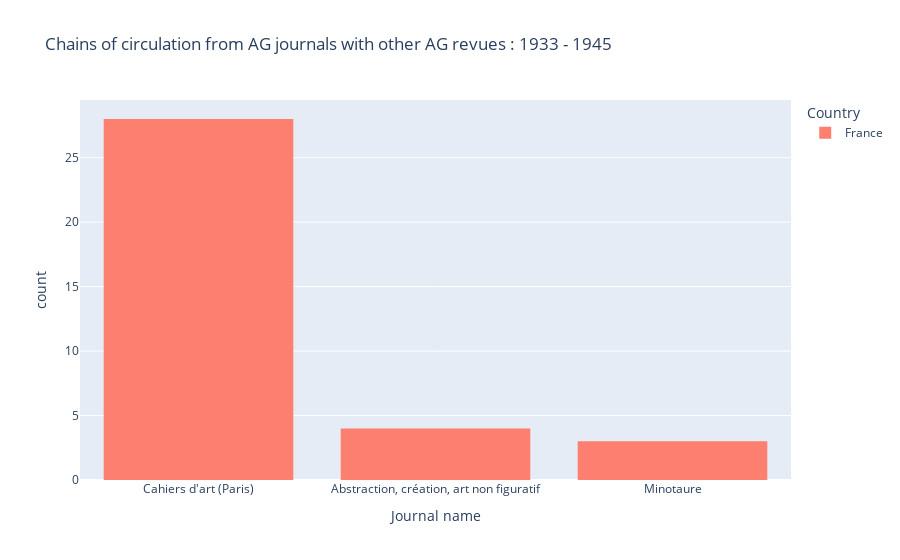

This figure's notebook cell:
### Code cell
fig = px.histogram(i_ag1945, x='issueLabel', color="Country",
            title="Chains of circulation from AG journals with other AG revues : 1933 - 1945", 
            labels={
                     "journal_count": "Number of primitive images",
                     "issueLabel": "Journal name"},
                  color_discrete_map= {
                    "France": "#fd7f6f",
                    "Germany": "#7eb0d5",
                    "Czech Republic": "#b2e061",
                    "Netherlands": "#bd7ebe",
                    "Poland": "#ffb55a",
                    "Denmark" : "#ffee65",
                    "United states of America": "#beb9db",
                    "Romania":"#fdcce5",
                   "Spain": "#8bd3c7"})
fig.update_traces(textfont_size=12, textangle=0, textposition="outside", cliponaxis=False)
fig.write_image("viz/internal/internal_1933_1945.png", scale=7) 
fig.show()
fig.write_html('viz/internal/internal_1933_1945.html', auto_open=False)

### Figure 1 — Plotly figure (JSON) as saved in the notebook; plotly's stock layout.template omitted (floating-point values rounded to 4 significant figures)
{"data": [{"alignmentgroup": "True", "bingroup": "x", "cliponaxis": false, "hovertemplate": "Country=France<br>Journal name=%{x}<br>count=%{y}<extra></extra>", "legendgroup": "France", "marker": {"color": "#fd7f6f", "pattern": {"shape": ""}}, "name": "France", "offsetgroup": "France", "orientation": "v", "showlegend": true, "textangle": 0, "textfont": {"size": 12}, "textposition": "outside", "type": "histogram", "x": ["Cahiers d'art (Paris)", "Cahiers d'art (Paris)", "Cahiers d'art (Paris)", "Cahiers d'art (Paris)", "Cahiers d'art (Paris)", "Cahiers d'art (Paris)", "Cahiers d'art (Paris)", "Cahiers d'art (Paris)", "Cahiers d'art (Paris)", "Cahiers d'art (Paris)", "Cahiers d'art (Paris)", "Cahiers d'art (Paris)", "Cahiers d'art (Paris)", "Cahiers d'art (Paris)", "Cahiers d'art (Paris)", "Cahiers d'art (Paris)", "Cahiers d'art (Paris)", "Cahiers d'art (Paris)", "Cahiers d'art (Paris)", "Cahiers d'art (Paris)", "Cahiers d'art (Paris)", "Cahiers d'art (Paris)", "Cahiers d'art (Paris)", "Cahiers d'art (Paris)", "Cahiers d'art (Paris)", "Cahiers d'art (Paris)", "Cahiers d'art (Paris)", "Cahiers d'art (Paris)", "Abstraction, création, art non figuratif", "Abstraction, création, art non figuratif", "Abstraction, création, art non figuratif", "Abstraction, création, art non figuratif", "Minotaure", "Minotaure", "Minotaure"], "xaxis": "x", "yaxis": "y"}], "layout": {"autosize": true, "barmode": "relative", "legend": {"title": {"text": "Country"}, "tracegroupgap": 0}, "title": {"text": "Chains of circulation from AG journals with other AG revues : 1933 - 1945"}, "xaxis": {"anchor": "y", "autorange": true, "domain": [0, 1], "range": [-0.5, 2.5], "title": {"text": "Journal name"}, "type": "category"}, "yaxis": {"anchor": "x", "autorange": true, "domain": [0, 1], "range": [0, 29.47], "title": {"text": "count"}}}}
